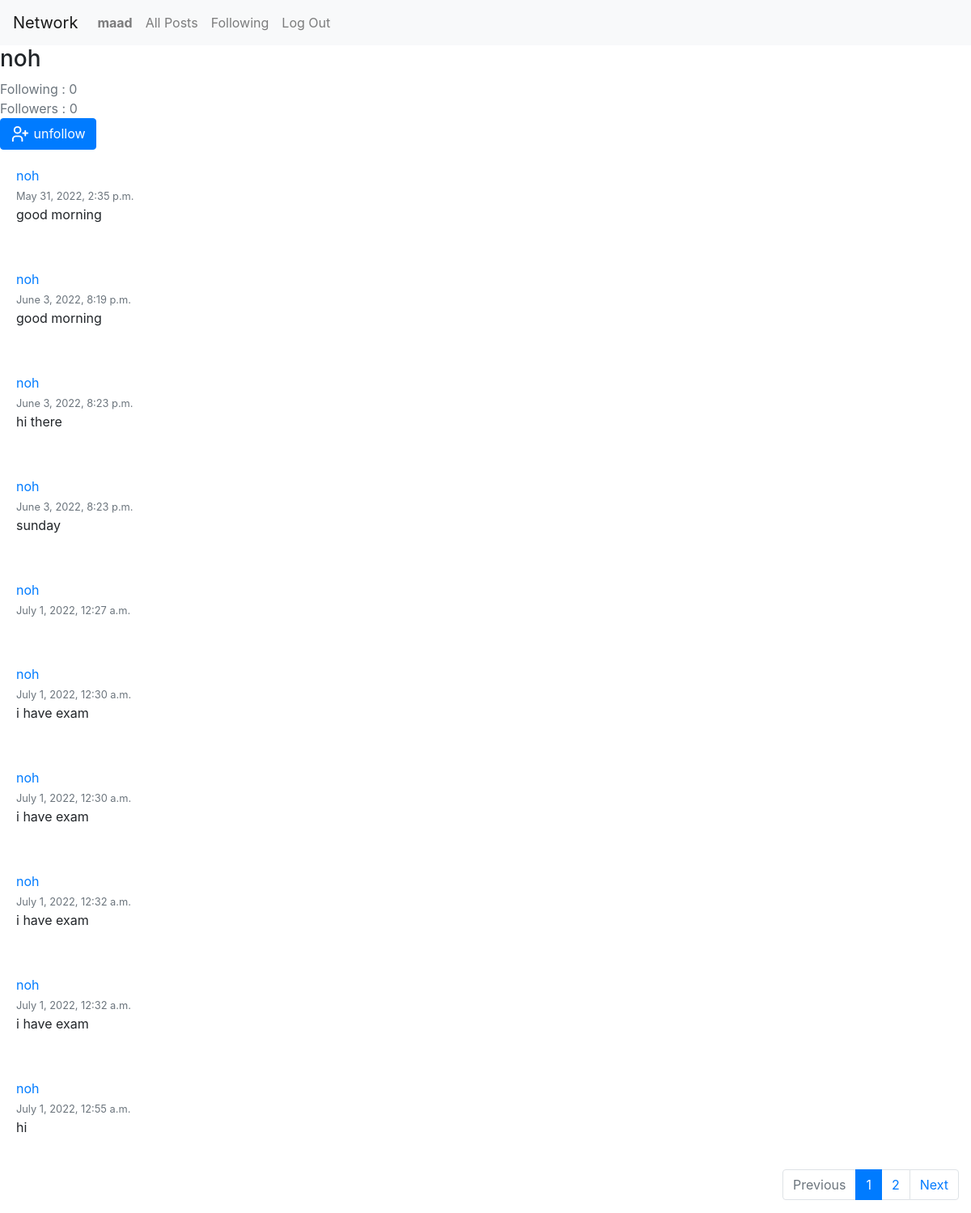
The app's page /profile/1 (signed in) with its own data.
### network/models.py (models this page shows, shortened)
class User(AbstractUser):
    pass

class Post(models.Model):
  user = models.ForeignKey(User, on_delete=models.CASCADE, related_name="posts")
  content = models.TextField()
  date = models.DateTimeField(default=timezone.now)
  likes_count = models.IntegerField(default=0)
  likes = models.ManyToManyField("User",related_name="likes",blank=True)
  creation_date = models.DateTimeField(auto_now_add=True)
  class Meta:
        verbose_name = 'Post'
        verbose_name_plural = 'Posts'

### network/views.py (the view)
# urls.py: path('profile/<int:id>', views.profile, name='profile'),
@login_required
def profile(request,id):
    fol_unfol='follow'
    no_follower = 0
    profile_user=User.objects.all().get(id=id)
    post_list=Post.objects.all().filter(user=profile_user)
    countFollowing = Follower.objects.filter(user=profile_user).count()
    no_follower = Find_no_of_follower(profile_user)
    if profile_user== request.user:
        disp='none'
    else:
        disp='block'
        test_follow = Follower.objects.all().filter(user=request.user, user_follower=profile_user)
        if test_follow:
            fol_unfol = 'unfollow'
        else:
            fol_unfol = 'follow'
    post_list_paginator=retPaginatorList(request,post_list)
    return render(request,'network/profile.html', {'profile_user':profile_user, 'post_list':post_list_paginator, 'no_following':countFollowing, 'no_follower':no_follower,'disp_follow':disp,
         'fol_unfol':fol_unfol,})

### network/views.py (called while the page is built)
def Find_no_of_follower(profile_user):
    follow=Follower.objects.all().filter(user=profile_user)
    fList=[]
    no_follower = 0
    for item in follow:
         fList.append((item.user_follower))
    for us in fList:
        if Follower.objects.all().filter(user=us,user_follower=profile_user):
            no_follower += 1
    return no_follower

def retPaginatorList(request, queryList):
    page = request.GET.get('page')
    mypge = Paginator(queryList, 10)
    try:
        resultList = mypge.page(page)
    except PageNotAnInteger:
        resultList = mypge.page(1)
    except EmptyPage:
        resultList = mypge.page(mypge.num_pages)
    return  resultList

### network/templates/network/profile.html (shortened to what this page needs)
{% extends "network/layout.html" %}
{% load crispy_forms_tags %}
{% load static %}
{% block body %}
<div class="card-title mb-1">
    <h3>{{profile_user.username}}</h3>
</div>
<div class="text-muted">Following : {{no_following}}</div>
<div class="text-muted">Followers : {{no_follower}}</div>
<div class="card-btn" style="display: {{ disp_follow }}">
    <form action="{% url 'follow' profile_user.id %}">
          <button class="btn btn-primary " type="submit">
          {{fol_unfol}}</button>
    </form>
</div>
{% if post_list %}
{% for item in post_list%}
<div class="card-actions">
    <div class="card-body">
    <div>  <a href="{% url 'profile' item.user.id %}">{{item.user.username}}</a> </div>
     <small class="text-muted">{{ item.date}}</small>
     <p class="article-content">{{ item.content }}</p>
</div>
{% endfor %}
{% endif %}
<div class="col-md-12 mt-1">
    {% if post_list.has_other_pages %}
  <ul class="pagination justify-content-end">
    {% if post_list.has_previous %}
      <li class="page-item"><a class="page-link" href="?page={{ post_list.previous_page_number }}">Previous</a></li>
    {% else %}
    <li class="page-item disabled"><span class="page-link">Previous</span></li>
    {% endif %}
    {% for i in post_list.paginator.page_range %}
      {% if post_list.number == i %}
        <li class="page-item active"><span class="page-link">{{ i }} <span class="sr-only">(current)</span></span></li>
      {% else %}
        <li class="page-item"><a class="page-link" href="?page={{ i }}">{{ i }}</a></li>
      {% endif %}
    {% endfor %}
    {% if post_list.has_next %}
      <li class="page-item"><a class="page-link" href="?page={{ post_list.next_page_number }}">Next</a></li>
    {% else %}
      <li class="page-item disabled"><span class="page-link">Next</span></li>
    {% endif %}
  </ul>
{% endif %}
</div>
{% endblock %}

### network/templates/network/layout.html (shortened to what this page needs)
{% load static %}
<!DOCTYPE html>
<html lang="en">
    <head>
        <link rel="stylesheet" href="https://stackpath.bootstrapcdn.com/bootstrap/4.4.1/css/bootstrap.min.css">
        <link href="{% static 'network/styles.css' %}" rel="stylesheet">
    </head>
    <body>
        <nav class="navbar navbar-expand-lg navbar-light bg-light">
            <a class="navbar-brand" href="#">Network</a>
            <div>
              <ul class="navbar-nav mr-auto">
                {% if user.is_authenticated %}
                    <li class="nav-item">
                        <a class="nav-link" href="{% url 'profile' user.id %}"><strong>{{ user.username }}</strong></a>
                    </li>
                {% endif %}
                <li class="nav-item">
                  <a class="nav-link" href="{% url 'index' %}">All Posts</a>
                </li>
                {% if user.is_authenticated %}
                    <li class="nav-item">
                        <a class="nav-link" href="{% url 'following-posts' %}">Following</a>
                    </li>
                    <li class="nav-item">
                        <a class="nav-link" href="{% url 'logout' %}">Log Out</a>
                    </li>
                {% endif %}
              </ul>
            </div>
          </nav>
        <div class="body">
            {% block body %}
            {% endblock %}
        </div>
    </body>
</html>

### network/static/network/styles.css (style rules this page uses)
* { margin: 0; margin-top: 0; margin-right: 0; margin-bottom: 0; margin-left: 0; padding: 0; }

### records on screen
User: username "maad"
User: username "noh"
Post: user.username "noh", date "May 31, 2022, 2:35 p.m.", content "good morning"
Post: user.username "noh", date "June 3, 2022, 8:19 p.m.", content "good morning"
Post: user.username "noh", date "June 3, 2022, 8:23 p.m.", content "hi there"
Post: user.username "noh", date "June 3, 2022, 8:23 p.m.", content "sunday"
Post: user.username "noh", date "July 1, 2022, 12:27 a.m."
Post: user.username "noh", date "July 1, 2022, 12:30 a.m.", content "i have exam"
Post: user.username "noh", date "July 1, 2022, 12:30 a.m.", content "i have exam"
Post: user.username "noh", date "July 1, 2022, 12:32 a.m.", content "i have exam"
Post: user.username "noh", date "July 1, 2022, 12:32 a.m.", content "i have exam"
Post: user.username "noh", date "July 1, 2022, 12:55 a.m.", content "hi"

### other values on screen
{{ no_following }} "0"
{{ no_follower }} "0"
{{ fol_unfol }} "unfollow"
{{ i }} "1"
{{ i }} "2"
